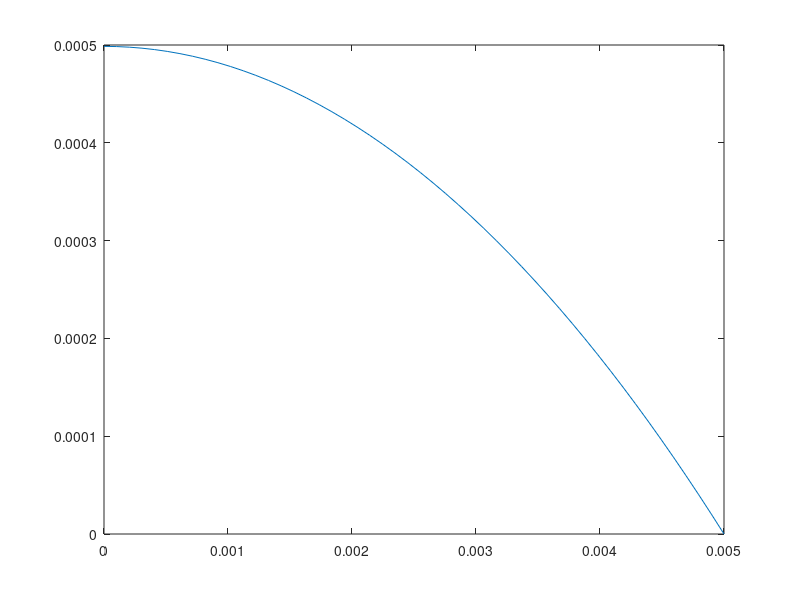

Source code (MATLAB):
        E_h = 72;           %GPa, Young's modulus of host structure
        E_f = 72;           %GPa, Young's modulus of optical fiber
        G_a = 0.714;     %MPa, shear modulus of adhesive
        G_p = 2.02;       %MPa, shear modulus of coating
        r_p = 125;          %micrometers, radius of coating
        r_f = 62.5;         %micrometers, radius of fiber
        h =   0.1;          %ometers, thickness of host material (tank by def 0.1m)

        b_rp = 0.2;         %1, gap between adhesive and fiber 
        a_h = 23;           %microe/K, coeff of thermal expansion of host
        a_f = 0.5;          %microe/K, coeff of thermal expansion of fiber

    %convert to SI units
    G_a = G_a*1e6;   %MPa to Pa     %MPa to GPa
    G_p = G_p*1e6;   %MPa to Pa     %MPa to GPa

    E_h = E_h*1e9;  %GPa to Pa
    E_f = E_f*1e9;  %GPa to Pa

    r_p = r_p*1e-6;  %um to m
    r_f = r_f*1e-6;  %um to m
    a_h = a_h*1e-6; %ue/K to e/K
    a_f = a_f*1e-6; %ue/K to e/K


    dT = 0;
    strain = 0.01;

    %good explaination here too: https://www.mdpi.com/1424-8220/11/7/6926

    %% get the lambda term (paper 4, eq 4)
    term0 = (pi*r_f^2/(2*h*r_p*E_h))+1/E_f;
    term1 = 2*r_p/(pi*r_f^2)*term0;
    integralFunction = @(theta)  1./(r_p.*(1-sin(theta))./G_a+r_p./G_p.*log(r_p./r_f));
    term2 = integral(integralFunction, 0, acos(b_rp));
    lambdaTerm = sqrt(term1*term2);
    sectionL = 0.005;
    x = 0;
    x_vals = linspace(0,sectionL, 50);
    y_res = [];
    divisor = cosh(sectionL*lambdaTerm);

    term_e1 = (a_h - a_f)*dT/term0;
    for i= 1:length(x_vals)
        term_e2 = 1 - cosh(lambdaTerm*x_vals(i))/divisor;
        e_m = strain/(E_f*term0)*term_e2;
        y_res(i) = e_m;
    end
    plot(x_vals, y_res);


    e_t = term_e1*term_e2 + a_f*dT;

    %% get mechanical strain
    e_m = strain/(E_f*term0)*term_e2;
    %disp("Strain transferred " + e_m);


    disp(['Lambda term: ', num2str(lambdaTerm)]);
     disp(['term0: ', num2str(term0)]);
    disp(['cosh(lambdaTerm): ', num2str(cosh(lambdaTerm))]);
    disp(['cosh(x*lambdaTerm): ' , num2str(cosh(x*lambdaTerm))]);
    disp(['cosh(sectionL*lambdaTerm): ' , num2str(cosh(sectionL*lambdaTerm))]);
    disp(['cosh(x*lambda)/cosh(sectionL*lambda)' , num2str(cosh(x*lambdaTerm)/divisor)]);



    %let's try getting the information back (from highest peak)
    recoveredHeight = 1.550063e-06;
    k_e = 0.780096011500;
    e_m_recovered = (recoveredHeight - 1.5500e-06)/(k_e*1.5500e-06);
    disp(e_m_recovered);
    e_actual = e_m_recovered*E_f*term0/(1 - cosh(lambdaTerm*0)/divisor);    %0 is the most powerful component so I hope this can be used
    disp(e_actual);
    %close enough